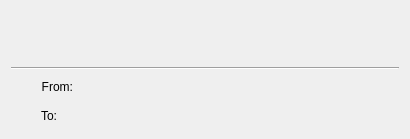
<?xml version="1.0" encoding="UTF-8"?>
<ui version="4.0">
 <class>MsgHeaderWidget</class>
 <widget class="QWidget" name="MsgHeaderWidget">
  <property name="geometry">
   <rect>
    <x>0</x>
    <y>0</y>
    <width>410</width>
    <height>139</height>
   </rect>
  </property>
  <property name="sizePolicy">
   <sizepolicy hsizetype="Preferred" vsizetype="Fixed">
    <horstretch>0</horstretch>
    <verstretch>0</verstretch>
   </sizepolicy>
  </property>
  <property name="minimumSize">
   <size>
    <width>0</width>
    <height>139</height>
   </size>
  </property>
  <property name="maximumSize">
   <size>
    <width>16777215</width>
    <height>139</height>
   </size>
  </property>
  <property name="windowTitle">
   <string>Form</string>
  </property>
  <layout class="QVBoxLayout" name="verticalLayout">
   <item>
    <widget class="QLabel" name="labelSubject">
     <property name="font">
      <font>
       <pointsize>23</pointsize>
      </font>
     </property>
     <property name="text">
      <string/>
     </property>
    </widget>
   </item>
   <item>
    <widget class="Line" name="line">
     <property name="orientation">
      <enum>Qt::Horizontal</enum>
     </property>
    </widget>
   </item>
   <item>
    <layout class="QGridLayout" name="gridLayout">
     <item row="0" column="0">
      <widget class="QToolButton" name="toolButtonSigned">
       <property name="enabled">
        <bool>true</bool>
       </property>
       <property name="text">
        <string/>
       </property>
       <property name="icon">
        <iconset resource="../resource.qrc">
         <normaloff>:/icons/icons/signature-small.png</normaloff>:/icons/icons/signature-small.png</iconset>
       </property>
       <property name="autoRaise">
        <bool>true</bool>
       </property>
      </widget>
     </item>
     <item row="0" column="1">
      <widget class="QLabel" name="labelFrom">
       <property name="sizePolicy">
        <sizepolicy hsizetype="Fixed" vsizetype="Fixed">
         <horstretch>0</horstretch>
         <verstretch>0</verstretch>
        </sizepolicy>
       </property>
       <property name="text">
        <string>From:</string>
       </property>
       <property name="alignment">
        <set>Qt::AlignRight|Qt::AlignTrailing|Qt::AlignVCenter</set>
       </property>
      </widget>
     </item>
     <item row="0" column="2">
      <widget class="QLabel" name="labelSender">
       <property name="text">
        <string/>
       </property>
      </widget>
     </item>
     <item row="0" column="3">
      <widget class="QLabel" name="labelTimestamp">
       <property name="sizePolicy">
        <sizepolicy hsizetype="Fixed" vsizetype="Fixed">
         <horstretch>0</horstretch>
         <verstretch>0</verstretch>
        </sizepolicy>
       </property>
       <property name="text">
        <string/>
       </property>
       <property name="alignment">
        <set>Qt::AlignRight|Qt::AlignTrailing|Qt::AlignVCenter</set>
       </property>
      </widget>
     </item>
     <item row="1" column="0">
      <widget class="QToolButton" name="toolButtonEncrypted">
       <property name="enabled">
        <bool>true</bool>
       </property>
       <property name="text">
        <string/>
       </property>
       <property name="icon">
        <iconset resource="../resource.qrc">
         <normaloff>:/icons/icons/lock.png</normaloff>:/icons/icons/lock.png</iconset>
       </property>
       <property name="autoRaise">
        <bool>true</bool>
       </property>
      </widget>
     </item>
     <item row="1" column="1">
      <widget class="QLabel" name="labelTo">
       <property name="sizePolicy">
        <sizepolicy hsizetype="Fixed" vsizetype="Fixed">
         <horstretch>0</horstretch>
         <verstretch>0</verstretch>
        </sizepolicy>
       </property>
       <property name="text">
        <string>To:</string>
       </property>
       <property name="alignment">
        <set>Qt::AlignRight|Qt::AlignTrailing|Qt::AlignVCenter</set>
       </property>
      </widget>
     </item>
     <item row="1" column="2">
      <widget class="QLabel" name="labelRecipient">
       <property name="text">
        <string/>
       </property>
      </widget>
     </item>
     <item row="1" column="3">
      <widget class="QLabel" name="labelFolder">
       <property name="sizePolicy">
        <sizepolicy hsizetype="Fixed" vsizetype="Fixed">
         <horstretch>0</horstretch>
         <verstretch>0</verstretch>
        </sizepolicy>
       </property>
       <property name="text">
        <string/>
       </property>
       <property name="alignment">
        <set>Qt::AlignRight|Qt::AlignTrailing|Qt::AlignVCenter</set>
       </property>
      </widget>
     </item>
    </layout>
   </item>
  </layout>
 </widget>
 <resources>
  <include location="../resource.qrc"/>
 </resources>
 <connections/>
</ui>
